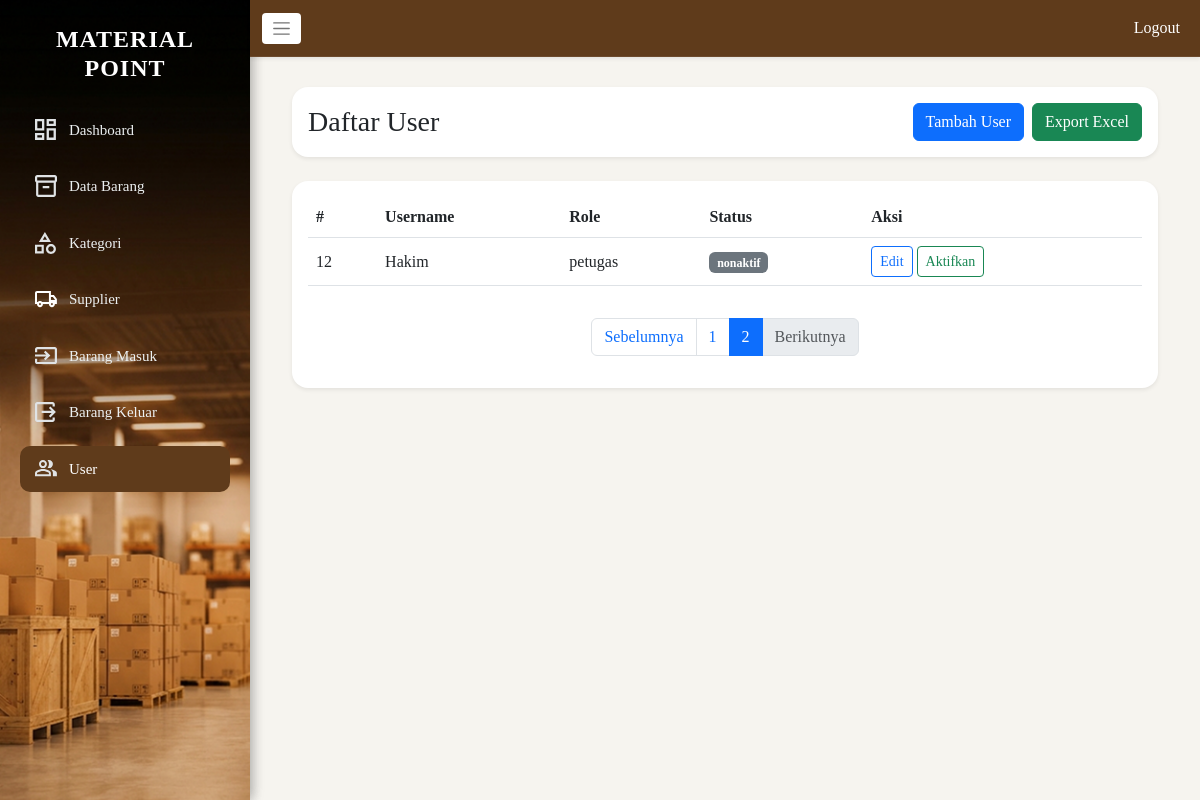
The app's page /user/users.php?page=2 (signed in) with its own data.
### tables this page shows
CREATE TABLE `users` (
  `id_user` int(11) NOT NULL,
  `username` varchar(50) NOT NULL,
  `password` varchar(255) NOT NULL,
  `role` enum('admin','petugas') NOT NULL,
  `status` enum('aktif','nonaktif') DEFAULT 'aktif'
);

### user/users.php (the view, shortened to what this page needs)
<?php
include '../koneksi_db.php';
$perPage = 10;
$page    = isset($_GET['page']) && is_numeric($_GET['page']) ? max(1, intval($_GET['page'])) : 1;
$offset  = ($page - 1) * $perPage;
$totalRows = 0;
$res = $conn->query("SELECT COUNT(*) AS total FROM users");
if ($res) { $totalRows = (int)$res->fetch_assoc()['total']; $res->free(); }
$totalPages = max(1, (int)ceil($totalRows / $perPage));
$users = [];
$sql = "SELECT id_user, username, role, status FROM users ORDER BY id_user ASC LIMIT ? OFFSET ?";
if ($stmt = $conn->prepare($sql)) {
    $stmt->bind_param("ii", $perPage, $offset);
    $stmt->execute();
    $result = $stmt->get_result();
    while ($row = $result->fetch_assoc()) { $users[] = $row; }
}
?>
<!DOCTYPE html>
<html>
<head>
    <link href="https://cdn.jsdelivr.net/npm/bootstrap@5.3.0/dist/css/bootstrap.min.css" rel="stylesheet">
    <link rel="stylesheet" href="../asset/css/style.css">
</head>
<body class="admin-dashboard">
<div class="sidebar d-none d-md-block">
    <?php include '../layout/sidebar.php'; ?>
</div>
<div class="main-wrapper">
    <?php include '../layout/nav.php'; ?>
    <div class="content">
        <div class="container-fluid">
            <div class="row mb-4">
                <div class="col-md-12">
                    <div class="card shadow-sm border-0 rounded-4">
                        <div class="card-body d-flex justify-content-between align-items-center">
                            <h3 class="mb-0">Daftar User</h3>
                            <div class="d-flex gap-2">
                                <a href="tambah_user.php" class="btn btn-primary">Tambah User</a>
                                <a href="export_user.php" class="btn btn-success">Export Excel</a>
                            </div>
                        </div>
                    </div>
                </div>
            </div>
            <div class="row g-4">
                <div class="col-12">
                    <div class="card shadow-sm border-0 rounded-4">
                        <div class="card-body">
                            <div class="table-responsive">
                                <table class="table table-hover align-middle">
                                    <thead>
                                        <tr>
                                            <th>#</th>
                                            <th>Username</th>
                                            <th>Role</th>
                                            <th>Status</th>
                                            <th>Aksi</th>
                                        </tr>
                                    </thead>
                                    <tbody>
                                        <?php if (empty($users)): ?>
                                            <tr><td colspan="5" class="text-center text-muted">Belum ada data user.</td></tr>
                                        <?php else: ?>
                                            <?php foreach ($users as $user): ?>
                                                <tr>
                                                    <td><?php echo intval($user['id_user']); ?></td>
                                                    <td><?php echo htmlspecialchars($user['username']); ?></td>
                                                    <td><?php echo htmlspecialchars($user['role']); ?></td>
                                                    <td>
                                                        <span class="badge bg-<?php echo $user['status'] === 'aktif' ? 'success' : 'secondary'; ?>">
                                                            <?php echo htmlspecialchars($user['status']); ?>
                                                        </span>
                                                    </td>
                                                    <td>
                                                        <a href="edit_user.php?id=<?php echo intval($user['id_user']); ?>" class="btn btn-sm btn-outline-primary">Edit</a>
                                                        <?php if ($user['username'] !== ($_SESSION['username'] ?? '')): ?>
                                                            <form method="POST" action="proses/delete.php" style="display:inline"
                                                                  onsubmit="return confirm('Ubah status user ini?')">
                                                                <button type="submit" class="btn btn-sm btn-outline-<?php echo $user['status'] === 'aktif' ? 'danger' : 'success'; ?>">
                                                                    <?php echo $user['status'] === 'aktif' ? 'Nonaktifkan' : 'Aktifkan'; ?>
                                                                </button>
                                                            </form>
                                                        <?php endif; ?>
                                                    </td>
                                                </tr>
                                            <?php endforeach; ?>
                                        <?php endif; ?>
                                    </tbody>
                                </table>
                            </div>
                            <?php if ($totalPages > 1): ?>
                            <nav class="mt-3">
                                <ul class="pagination justify-content-center">
                                    <li class="page-item <?php echo $page <= 1 ? 'disabled' : ''; ?>">
                                        <a class="page-link" href="?page=<?php echo $page - 1; ?>">Sebelumnya</a>
                                    </li>
                                    <?php for ($i = 1; $i <= $totalPages; $i++): ?>
                                        <li class="page-item <?php echo $i === $page ? 'active' : ''; ?>">
                                            <a class="page-link" href="?page=<?php echo $i; ?>"><?php echo $i; ?></a>
                                        </li>
                                    <?php endfor; ?>
                                    <li class="page-item <?php echo $page >= $totalPages ? 'disabled' : ''; ?>">
                                        <a class="page-link" href="?page=<?php echo $page + 1; ?>">Berikutnya</a>
                                    </li>
                                </ul>
                            </nav>
                            <?php endif; ?>
                        </div>
                    </div>
                </div>
            </div>
        </div>
    </div>
</div>
</body>
</html>

### asset/css/style.css (style rules this page uses)
body { background: #f6f4ef; font-family: "Poppins"; padding-top: 40px; }
::placeholder { font-size: 16px; }
.sidebar { width: 250px; height: 100vh; background: url("../img/sidebar.png") no-repeat center center; background-size: cover; position: fixed; top: 0; left: 0; padding: 25px 20px; box-shadow: 2px 0 12px rgba(0, 0, 0, 0.18); transition: transform 0.3s ease, padding 0.3s ease, box-shadow 0.3s ease; }
body.admin-dashboard { padding-top: 0; }
.content { margin-left: 270px; padding: 30px; transition: margin-left 0.3s ease, padding 0.3s ease; }
.main-wrapper { margin-left: 250px; transition: margin-left 0.3s ease; }
.main-wrapper .content { margin-left: 0; }

### records on screen
users: id_user "12", username "Hakim", role "petugas", status "nonaktif", shows "Aktifkan"
